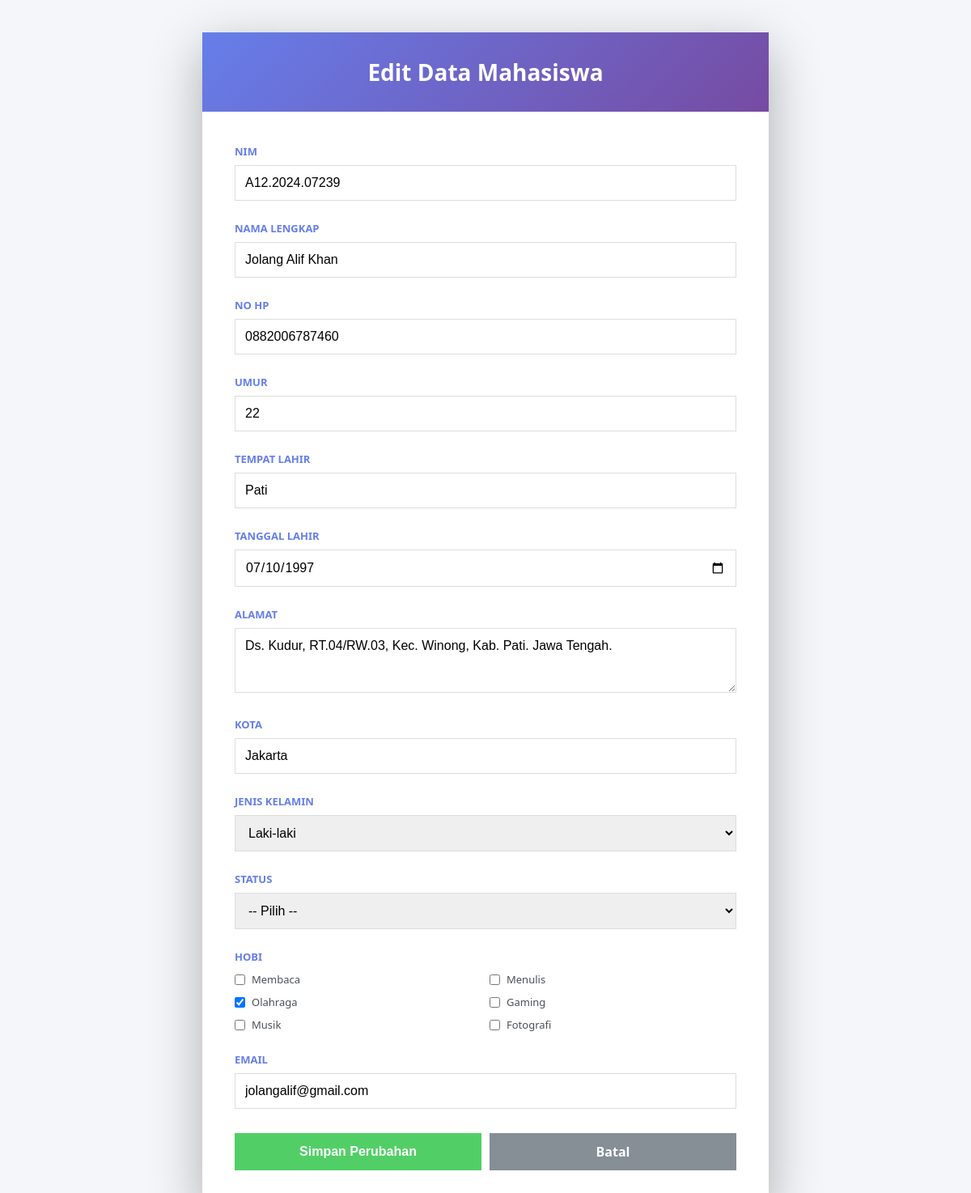
The page /lihatDataMhs.php?id=1&edit=true on the database its author committed.
### tables this page shows
CREATE TABLE `mhs` (
  `id` int NOT NULL,
  `nim` varchar(50) NOT NULL,
  `nama` varchar(200) NOT NULL,
  `no_hp` varchar(50) DEFAULT NULL,
  `umur` int DEFAULT NULL,
  `tempat_lahir` varchar(100) DEFAULT NULL,
  `tanggal_lahir` date DEFAULT NULL,
  `alamat` varchar(1000) DEFAULT NULL,
  `kota` varchar(100) DEFAULT NULL,
  `jk` varchar(50) DEFAULT NULL,
  `status` varchar(50) DEFAULT NULL,
  `hobi` varchar(500) DEFAULT NULL,
  `email` varchar(100) NOT NULL,
  `pass` varchar(255) NOT NULL DEFAULT ''
);

### lihatDataMhs.php (the view, shortened to what this page needs)
<?php
require_once 'connection.php';
$id = isset($_GET['id']) ? (int)$_GET['id'] : 0;
$edit = isset($_GET['edit']) && $_GET['edit'] === 'true' ? true : false;
$sql = "SELECT * FROM mhs WHERE id = ?";
$stmt = mysqli_prepare($conn, $sql);
mysqli_stmt_bind_param($stmt, "i", $id);
mysqli_stmt_execute($stmt);
$result = mysqli_stmt_get_result($stmt);
$row = mysqli_fetch_assoc($result);
?>
<!DOCTYPE html>
<html lang="id">
<head>
</head>
<body>
<div class="container">
    <div class="header">
        <h2><?= $edit ? 'Edit Data Mahasiswa' : 'Detail Data Mahasiswa'; ?></h2>
    </div>
    <div class="content">
        <?php if ($edit): ?>
            <form method="POST" action="updateDataMhs.php">
                <div class="form-group">
                    <label>NIM</label>
                    <input type="text" name="nim" value="<?= htmlspecialchars($row['nim']); ?>" required>
                </div>
                <div class="form-group">
                    <label>Nama Lengkap</label>
                    <input type="text" name="nama" value="<?= htmlspecialchars($row['nama']); ?>" required>
                </div>
                <div class="form-group">
                    <label>No HP</label>
                    <input type="text" name="no_hp" value="<?= htmlspecialchars($row['no_hp']); ?>">
                </div>
                <div class="form-group">
                    <label>Umur</label>
                    <input type="number" name="umur" value="<?= htmlspecialchars($row['umur']); ?>">
                </div>
                <div class="form-group">
                    <label>Tempat Lahir</label>
                    <input type="text" name="tempat_lahir" value="<?= htmlspecialchars($row['tempat_lahir']); ?>">
                </div>
                <div class="form-group">
                    <label>Tanggal Lahir</label>
                    <input type="date" name="tanggal_lahir" value="<?= htmlspecialchars($row['tanggal_lahir']); ?>">
                </div>
                <div class="form-group">
                    <label>Alamat</label>
                    <textarea name="alamat"><?= htmlspecialchars($row['alamat']); ?></textarea>
                </div>
                <div class="form-group">
                    <label>Kota</label>
                    <input type="text" name="kota" value="<?= htmlspecialchars($row['kota']); ?>">
                </div>
                <div class="form-group">
                    <label>Jenis Kelamin</label>
                    <select name="jk">
                        <option value="Laki-laki" <?= $row['jk'] === 'Laki-laki' ? 'selected' : ''; ?>>Laki-laki</option>
                    </select>
                </div>
                <div class="form-group">
                    <label>Status</label>
                    <select name="status">
                        <option value="">-- Pilih --</option>
                    </select>
                </div>
                <div class="form-group">
                    <label>Hobi</label>
                    <div class="checkbox-group">
                        <?php
                        $hobi_options = array('Membaca', 'Menulis', 'Olahraga', 'Gaming', 'Musik', 'Fotografi');
                        $hobi_selected = explode(', ', $row['hobi']);
                        foreach ($hobi_options as $option):
                        ?>
                            <label>
                                <input type="checkbox" name="hobi[]" value="<?= $option; ?>" <?= in_array($option, $hobi_selected) ? 'checked' : ''; ?>>
                                <?= $option; ?>
                            </label>
                        <?php endforeach; ?>
                    </div>
                </div>
                <div class="form-group">
                    <label>Email</label>
                    <input type="email" name="email" value="<?= htmlspecialchars($row['email']); ?>" required>
                </div>
                <div class="action-buttons">
                    <button type="submit" class="btn btn-submit">Simpan Perubahan</button>
                    <a href="lihatDataMhs.php?id=<?= $row['id']; ?>" class="btn btn-cancel">Batal</a>
                </div>
            </form>
        <?php endif; ?>
    </div>
</div>
</body>
</html>

### lihatDataMhs.php (style rules this page uses)
* { margin: 0; padding: 0; box-sizing: border-box; }
body { font-family: 'Segoe UI', Tahoma, Geneva, Verdana, sans-serif; background-color: #f4f6f9; min-height: 100vh; padding: 40px 20px; }
.container { max-width: 700px; margin: 0 auto; background: white; box-shadow: 0 20px 60px rgba(0, 0, 0, 0.3); overflow: hidden; animation: slideUp 0.5s ease-out; }
.header { background: linear-gradient(135deg, #667eea 0%, #764ba2 100%); color: white; padding: 30px; text-align: center; }
.header h2 { font-size: 28px; font-weight: 600; }
.content { padding: 40px; }
.form-group { margin-bottom: 25px; }
.form-group label { display: block; font-weight: 600; color: #667eea; font-size: 13px; text-transform: uppercase; margin-bottom: 8px; }
.form-group input, .form-group select, .form-group textarea { width: 100%; padding: 12px; border: 1px solid #ddd; font-size: 16px; font-family: Arial, sans-serif; }
.form-group textarea { resize: vertical; min-height: 80px; }
.checkbox-group { display: grid; grid-template-columns: repeat(2, 1fr); gap: 10px; margin-top: 10px; }
.checkbox-group label { display: flex; align-items: center; margin: 0; font-weight: normal; text-transform: none; color: #495057; }
.checkbox-group input { width: auto; margin-right: 8px; }
.action-buttons { display: flex; gap: 10px; margin-top: 30px; }
.btn { flex: 1; padding: 12px; border: none; font-size: 16px; font-weight: 600; cursor: pointer; text-decoration: none; text-align: center; transition: all 0.3s ease; }
.btn-submit { background: #51cf66; color: white; }
.btn-cancel { background: #868e96; color: white; }

### rows shown on the page
mhs: nim "A12.2024.07239", nama "Jolang Alif Khan", no_hp "0882006787460", umur "22", tempat_lahir "Pati", tanggal_lahir "07/10/1997", alamat "Ds. Kudur, RT.04/RW.03, Kec. Winong, Kab. Pati. Jawa Tengah.", kota "Jakarta", jk "Laki-laki", hobi "☑", email "jolangalif@gmail.com"

### other values the page prints
$option "Membaca"
$option "Menulis"
$option "Olahraga"
$option "Gaming"
$option "Musik"
$option "Fotografi"
